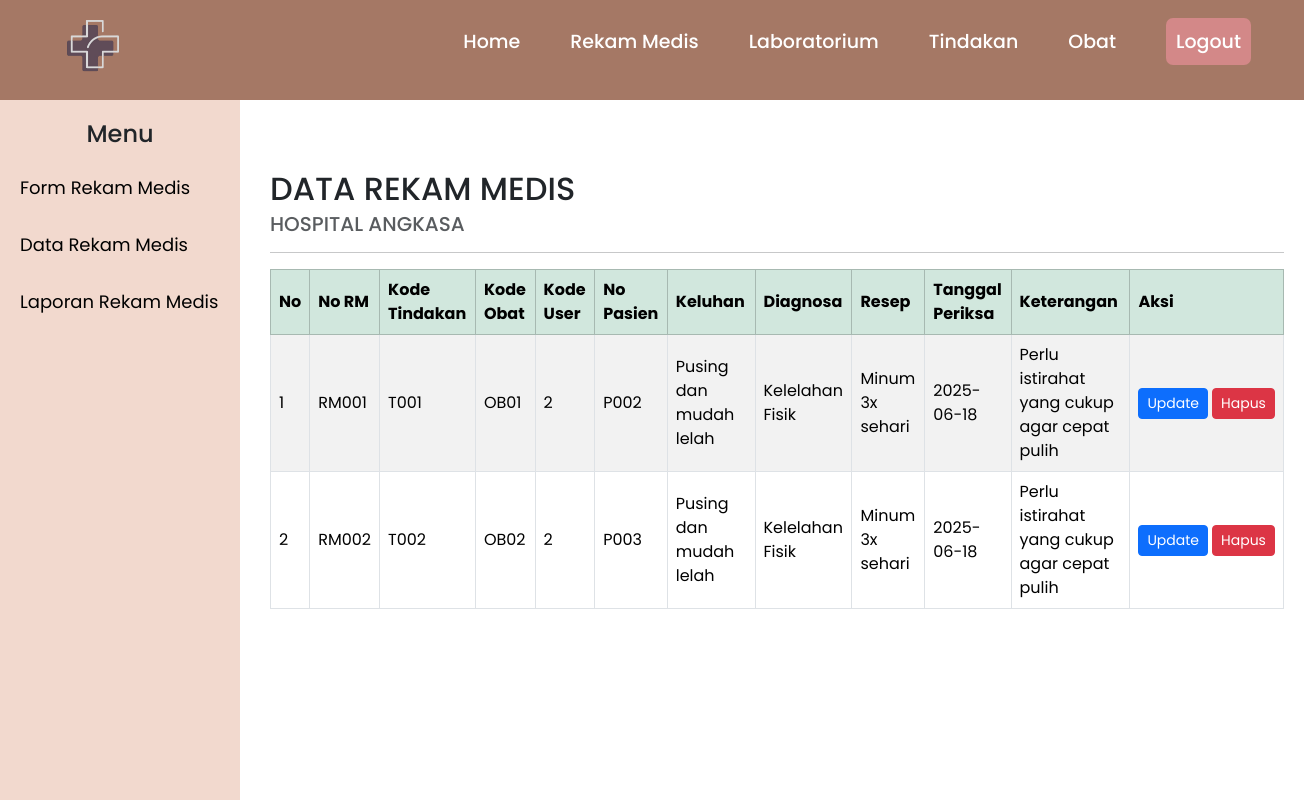
Page /Dokter/rm_data.php on the committed database.
### tables this page shows
CREATE TABLE `rekam_medis` (
  `no_RM` varchar(11) NOT NULL,
  `kd_tindakan` varchar(11) NOT NULL,
  `kd_obat` varchar(11) NOT NULL,
  `kd_user` varchar(11) NOT NULL,
  `no_pasien` varchar(11) NOT NULL,
  `diagnosa` varchar(100) NOT NULL,
  `resep` varchar(50) NOT NULL,
  `keluhan` varchar(100) NOT NULL,
  `tgl_periksa` date NOT NULL,
  `ket` varchar(100) NOT NULL
);

### Dokter/rm_data.php (the view, shortened to what this page needs)
<?php include ('../koneksi.php') ?>
<!DOCTYPE html>
<html lang="en">
<head>
  <link href="https://cdn.jsdelivr.net/npm/bootstrap@5.3.3/dist/css/bootstrap.min.css" rel="stylesheet">
</head>
<body>
<?php include('a_header.php'); ?>
<div class="d-flex">
  <?php include('rm_sidebar.php'); ?>
  <main class="main-content">
    <h2 class="mb-1">DATA REKAM MEDIS</h2>
    <h5 class="text-muted">HOSPITAL ANGKASA</h5>
    <hr>
    <div class="table-responsive">
      <table class="table table-striped table-bordered align-middle">
        <thead class="table-success">
          <tr>
            <th>No</th>
            <th>No RM</th>
            <th>Kode Tindakan</th>
            <th>Kode Obat</th>
            <th>Kode User</th>
            <th>No Pasien</th>
            <th>Keluhan</th>
            <th>Diagnosa</th>
            <th>Resep</th>
            <th>Tanggal Periksa</th>
            <th>Keterangan</th>
            <th>Aksi</th>
          </tr>
        </thead>
        <tbody>
          <?php
          $sql = "SELECT * FROM rekam_medis";
          $hasil = mysqli_query($koneksi, $sql);
          $no = 1;
          if (mysqli_num_rows($hasil) == 0) {
              echo "<tr><td colspan='10' class='text-center'>Data masih kosong.</td></tr>";
          } else {
              while ($row = mysqli_fetch_assoc($hasil)) { ?>
              <tr>
                <td><?= $no++ ?></td>
                <td><?= $row['no_RM'] ?></td>
                <td><?= $row['kd_tindakan'] ?></td>
                <td><?= $row['kd_obat'] ?></td>
                <td><?= $row['kd_user'] ?></td>
                <td><?= $row['no_pasien'] ?></td>
                <td><?= $row['keluhan'] ?></td>
                <td><?= $row['diagnosa'] ?></td>
                <td><?= $row['resep'] ?></td>
                <td><?= $row['tgl_periksa'] ?></td>
                <td><?= $row['ket'] ?></td>
                <td>
                  <div class="d-flex gap-1">
                    <a href="rm_update.php?no_RM=<?= $row['no_RM'] ?>" class="btn btn-primary btn-sm">Update</a>
                    <a href="rm_delete.php?no_RM=<?= $row['no_RM'] ?>" onclick="return confirm('Hapus Data?')" class="btn btn-danger btn-sm">Hapus</a>
                  </div>
                </td>
              </tr>
          <?php }
          } ?>
        </tbody>
      </table>
    </div>
  </main>
</div>
</body>
</html>

### Dokter/rm_data.php (style rules this page uses)
body { padding-top: 150px; margin: 0; }
.main-content { margin-left: 250px; padding: 20px; width: 100%; }
.table th, .table td { vertical-align: middle; }

### Dokter/a_header.php (style rules this page uses)
* { margin: 0; padding: 0; box-sizing: border-box; font-family: 'Poppins', sans-serif; }

### rows in the picture
rekam_medis: no_RM "RM001", kd_tindakan "T001", kd_obat "OB01", kd_user "2", no_pasien "P002", keluhan "Pusing dan mudah lelah", diagnosa "Kelelahan Fisik", resep "Minum 3x sehari", tgl_periksa "2025-06-18", ket "Perlu istirahat yang cukup agar cepat pulih"
rekam_medis: no_RM "RM002", kd_tindakan "T002", kd_obat "OB02", kd_user "2", no_pasien "P003", keluhan "Pusing dan mudah lelah", diagnosa "Kelelahan Fisik", resep "Minum 3x sehari", tgl_periksa "2025-06-18", ket "Perlu istirahat yang cukup agar cepat pulih"
